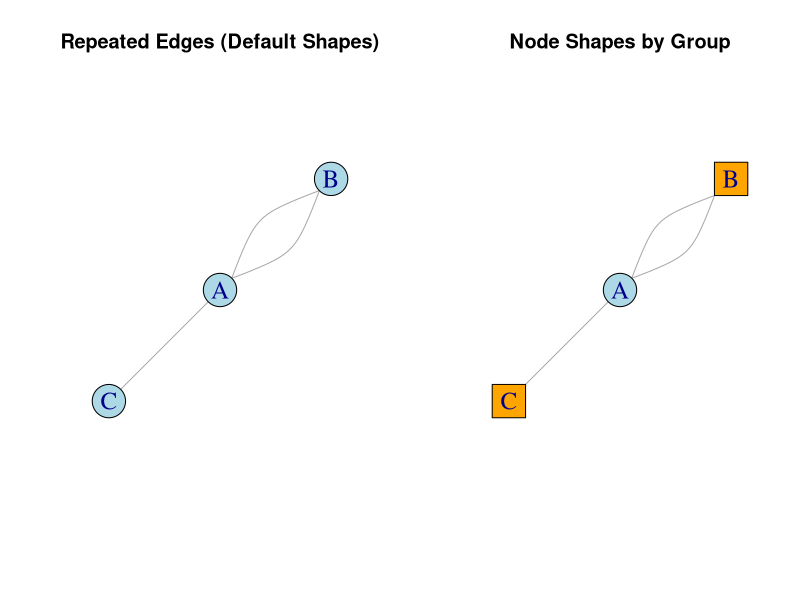

The R script that drew this image:
# Load required package
library(igraph)

# Define the edges (including duplicates)
edges <- c("A", "B", "A", "B", "A", "C")

# Create the graph with multiple edges
g <- graph(edges, directed = FALSE)

# Automatically assign curvature for multiple edges
E(g)$curved <- curve_multiple(g)

# Save layout to keep positions consistent across both plots
layout_fixed <- layout_with_kk(g)

# Open PDF device
pdf("graph_comparison.pdf", width = 12, height = 6) # Wider for side-by-side

# Set up plotting area: 1 row, 2 columns
par(mfrow = c(1, 2))

# ---------- Plot 1: Repeated edges, default node shapes ----------
plot(
  g,
  layout = layout_fixed,
  main = "Repeated Edges (Default Shapes)",
  vertex.size = 30,
  vertex.label.cex = 1.5,
  vertex.color = "lightblue",
  vertex.frame.color = "black"
)

# ---------- Plot 2: Same graph, with different node shapes ----------
# Assign shapes and colors based on group
V(g)$shape <- ifelse(V(g)$name == "A", "circle", "square")
V(g)$color <- ifelse(V(g)$name == "A", "lightblue", "orange")

plot(
  g,
  layout = layout_fixed,
  main = "Node Shapes by Group",
  vertex.size = 30,
  vertex.label.cex = 1.5,
  vertex.frame.color = "black"
)

# Close the PDF device
dev.off()
